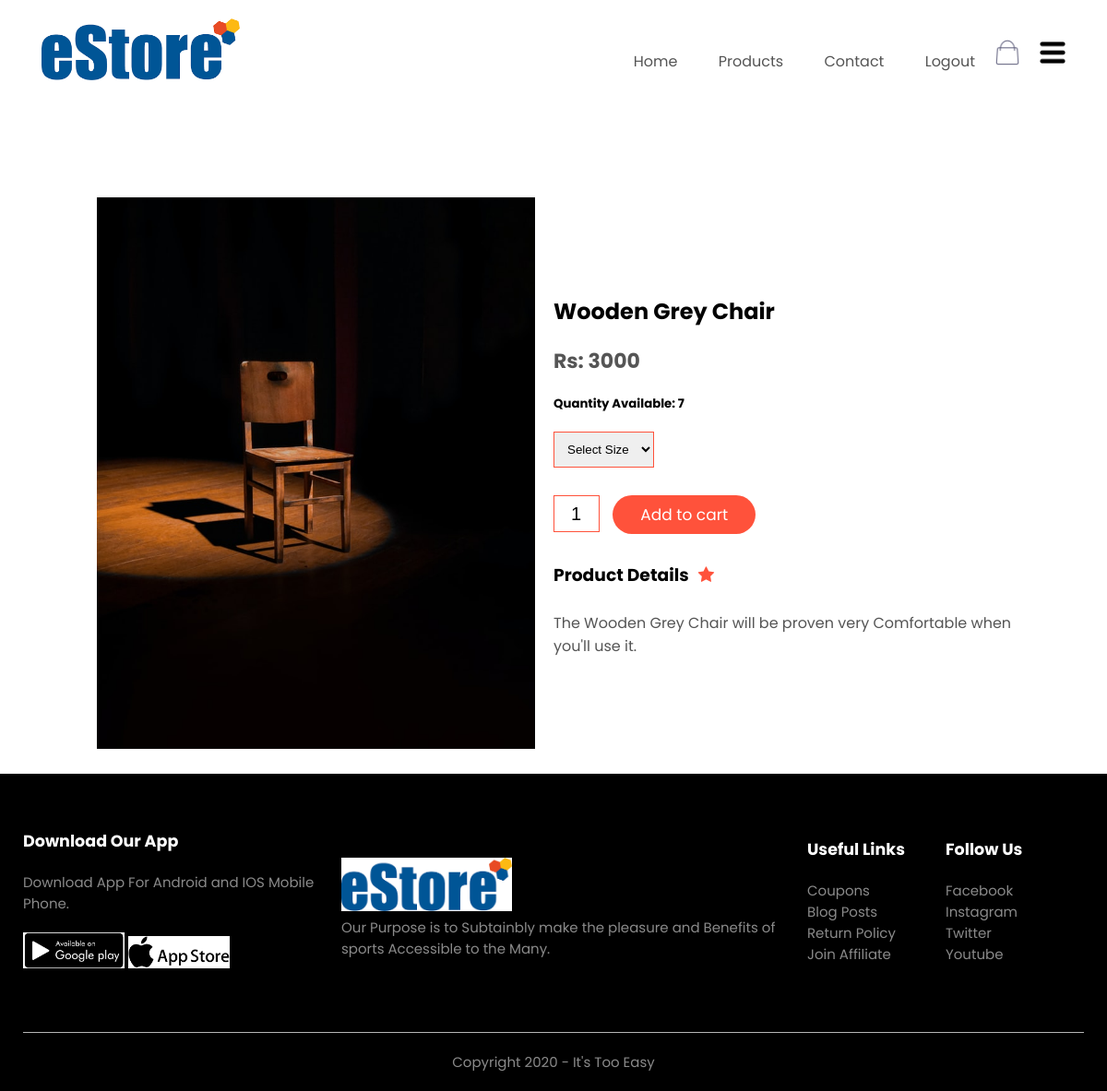
Page /product_details.php?id=4 (signed in) on the committed database.
### tables this page shows
CREATE TABLE `products` (
  `id` int(20) NOT NULL,
  `product_name` text NOT NULL,
  `product_image` text NOT NULL,
  `price` bigint(20) NOT NULL,
  `quantity` int(11) NOT NULL
);

### product_details.php (the view, shortened to what this page needs)
<?php
  include 'db_connection.php';
      $id=$_GET['id'];
      $sql="SELECT * FROM products where id='$id'";
      $result=mysqli_query($conn,$sql);
      $row_user=mysqli_fetch_array($result);
      $product_name=$row_user['product_name'];
      $product_image=$row_user['product_image'];
      $price=$row_user['price'];
      $quantity=$row_user['quantity'];
?>
<!DOCTYPE html>
<html lang="en">
<head>
    <link rel="stylesheet" href="style.css">
        <link rel="stylesheet" href="https://cdnjs.cloudflare.com/ajax/libs/font-awesome/4.7.0/css/font-awesome.min.css">
</head>
<body>
        <div class="container">
            <div class="navbar">
                <div class="logo">
                    <img src="Images/logo.png" width="215px">
                </div>
                <nav>
                    <ul id="MenuItems">
                    <li><a href="index.php">Home</a></li>
                        <li><a href="products.php">Products</a></li>
                        <li><a href="contact_info.php">Contact</a></li>
                        <li><a href="logout.php">Logout</a></li>
                    </ul>
                </nav>
                <img src="Images/cart.png" width="30px" height="30px">
                <img src="Images/menu.png" class="menu-icon" onclick="menutoggle()">
            </div>
        </div>
            <div class="small-container single-product">
                <div class="row">
                    <div class="col-2">
                        <img src="Images/<?php echo $product_image;?>" width="100%" id="productimg">
                    </div>
                    <div class="col-2">
                        <h2><?php echo $product_name;?></h2>
                        <h4>Rs: <?php echo $price;?></h4>
                        <h5>Quantity Available: <?php echo $quantity;?></h5>
                        <select>
                            <option>Select Size</option>
                        </select>
                        <input type="Number" value="1">
                        <a href="" class="btn">Add to cart</a>
                        <h3>Product Details<i class="fa fa-star"></i></h3>
                            <br>
                        <p>The <?php echo $product_name;?> will be proven very Comfortable when you'll use it.</p>
                    </div>
                </div>
            </div>
        <div class="footer">
            <div class="container">
                <div class="row">
                    <div class="footer-col-1">
                        <h3>Download Our App</h3>
                        <p>Download App For Android and IOS Mobile Phone.</p>
                        <div class="app-logo">
                            <img src="images/logo google.png">
                            <img src="images/logo app store.png">
                        </div>
                    </div>
                    <div class="footer-col-2">
                         <img src="Images/logo.png">
                        <p>Our Purpose is to Subtainbly make the pleasure and Benefits of sports Accessible to the Many.</p>
                    </div>
                    <div class="footer-col-3">
                        <h3>Useful Links</h3>
                        <ul>
                            <li>Coupons&nbsp;</li>
                            <li>Blog Posts&nbsp;</li>
                            <li>Return Policy &nbsp;&nbsp;</li>
                            <li>Join Affiliate&nbsp;</li>
                        </ul>
                    </div>
                    <div class="footer-col-4">
                        <h3>Follow Us</h3>
                        <ul>
                            <li>Facebook</li>
                            <li>Instagram</li>
                            <li>Twitter</li>
                            <li>Youtube</li>
                        </ul>
                    </div>
                </div>
                <br>
                <hr>
                <p class="Copyright">Copyright 2020 - It's Too Easy</p>
            </div>
        </div>
</body>
</html>

### style.css (style rules this page uses)
* { margin: 0px; padding: 0px; box-sizing: border-box; }
body { font-family: 'Poppins', sans-serif; }
.navbar { display: flex; align-items: center; padding: 20px; }
nav { flex: 1; text-align: right; }
nav ul { display: inline-block; list-style-type: none; color: cornsilk; }
nav ul li { display: inline-block; margin: 20px; }
a { text-decoration: none; color: #555; }
p { color: #555; }
.container { max-width: 1300px; margin: auto; padding-left: 25px; padding-right: 25px; }
.row { display: flex; align-items: center; flex-wrap: wrap; justify-content: space-around; }
.col-2 { flex-basis: 50%; min-width: 300px; }
.col-2 img { max-width: 100%; padding: 50px; }
.btn { display: inline-block; background: #ff523b; color: #fff; padding: 8px 30px; margin: 30px 0px; border-radius: 30px; font-size: 17px; }
.small-container { max-width: 1080px; margin: auto; padding-left: 25px; padding-right: 25px; }
h4 { color: #555; font-weight: normal; }
.footer { background: #000; color: #8a8a8a; font-size: 15px; padding: 60px 0 20px ; }
.footer p { color: #8a8a8a; }
.footer h3 { color: #fff; margin-bottom: 20px; }
.footer-col-1, .footer-col-2, .footer-col-3, .footer-col-4 { min-width: 150px; margin-bottom: 20px; }
.footer-col-1 { flex-basis: 30%; }
.footer-col-2 { flex: 1; text-align: left; }
.footer-col-2 img { width: 185px; margin-top: 15px; }
ul { list-style-type: none; }
.app-logo { margin-top: 20px; }
.app-logo img { width: 110px; }
.footer hr { border: none; background: #b5b5b5; height: 1px; margin: 20px 0; }
.Copyright { text-align: center; }
.menu-icon { width: 28px; margin-left: 20px; }
select { border: 1px solid #ff523b; padding: 5px; }
.single-product { margin-top: 80px; }
.single-product .col-2 img { padding: 20px ; }
.single-product h4 { margin: 20px 0; font-size: 22px; font-weight: bold; }
.single-product select { display: block; padding: 10px; margin-top: 20px; }
.single-product input { width: 50px; height: 40px; padding-left: 18px; font-size: 20px; margin-right: 10px; border: 1px solid #ff523b; }
.single-product .fa { color: #ff523b; margin-left: 10px; }

### rows in the picture
products: product_image (picture), product_name "Wooden Grey Chair", price "3000", quantity "7"
